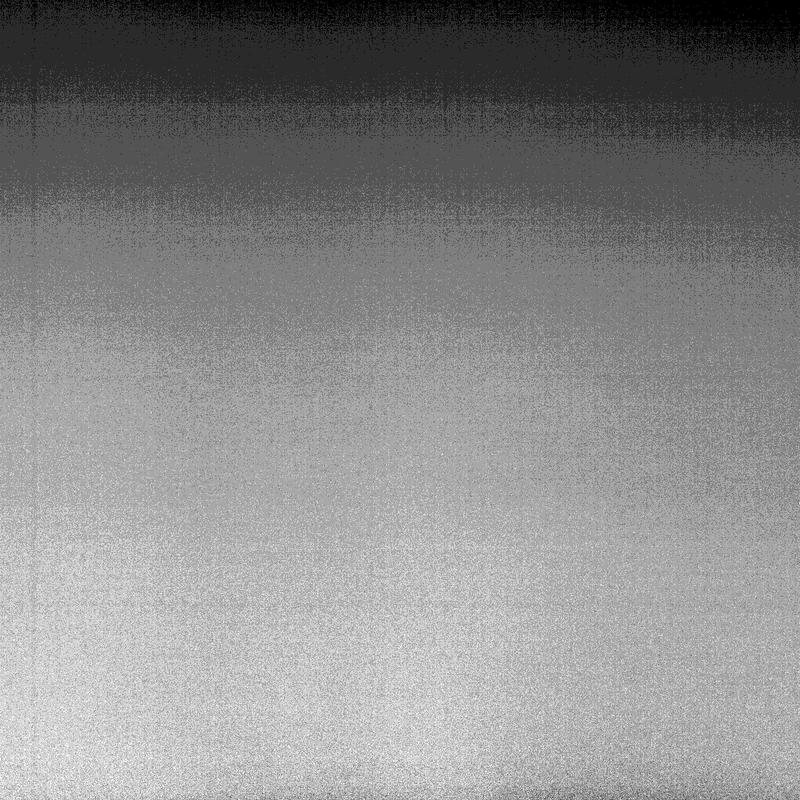
#> input picture LVSImages/LVS_15_50_40.jpg, 800 x 800 px; its folder holds 4 pictures in this run; the run also reads 1 picture not shown here
$ python LVStoVideo.py
#> lines starting #> are read from the running program, lines starting #| are printed output that depends on the picture
import numpy
import cv2
import os
from datetime import datetime

LVS_IMAGES_PATH = "./LVSImages"

# given a path, parse filenames and
# return the time shift from first frame, in seconds

def parse_timestamps(path):
    file_list = os.listdir(LVS_IMAGES_PATH)
    times_list = [x[4:12] for x in file_list]
    first_datetime_object = datetime.strptime(times_list[0], '%H_%M_%S')
    time_delta_list = [(datetime.strptime(timeStr, '%H_%M_%S') - first_datetime_object).total_seconds() for timeStr in times_list]
    return time_delta_list

# given a path, read all images

def read_all_images(path):
#> called with path = './LVSImages'
    file_list = os.listdir(LVS_IMAGES_PATH)
    return [cv2.imread(path+"/"+name) for name in file_list]
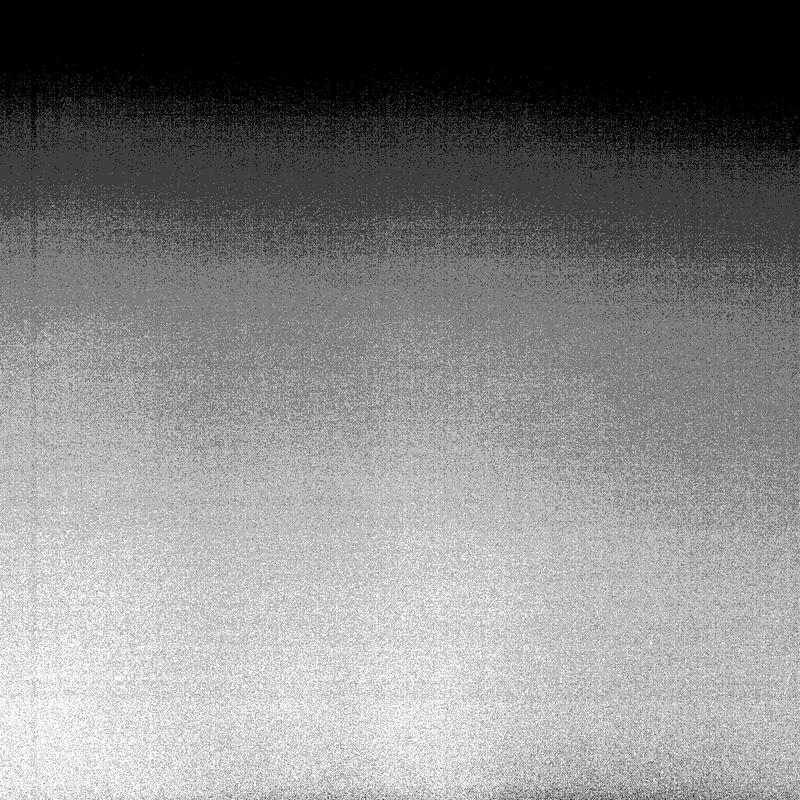
#> input picture LVSImages/LVS_15_50_43.jpg, 800 x 800 px
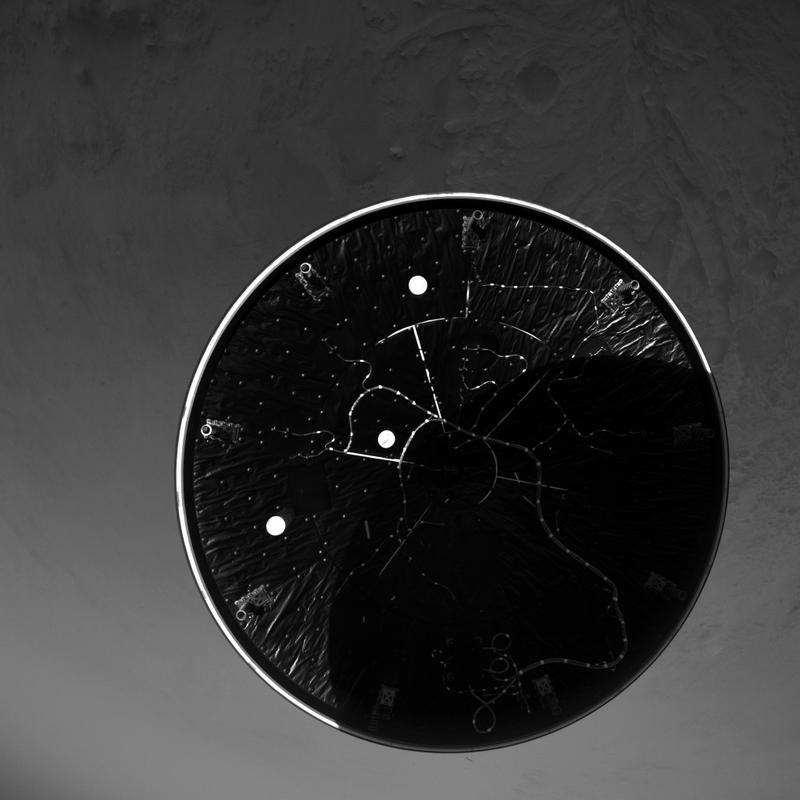
#> input picture LVSImages/LVS_15_50_49.jpg, 800 x 800 px

def main_func():
    time_shifts = parse_timestamps(LVS_IMAGES_PATH)
    images = read_all_images(LVS_IMAGES_PATH)
#> images = 4 items

    out = cv2.VideoWriter('project.avi', cv2.VideoWriter_fourcc(*'DIVX'), 5, (800,800))
    for i in range(len(images)):
        out.write(images[i])
#> this loop made 4 passes
    out.release()


if __name__=="__main__":
    main_func()
